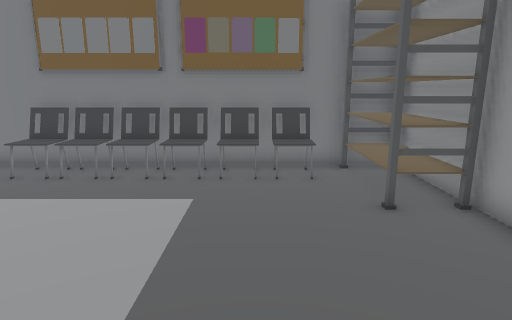
view 1 (above)

12 first-person views from a walk through a 3-D level made in the Unity game engine. The camera is 1.3 m above the floor, tilts 12° down and sees 75° across. The floor is counted in squares, 0.5 m on a side. Each view is taken from the middle of a square. On the plan, view 1 faces up. The plan holds only what a view shows up to about 20 squares ahead; the rest is blank. The player is left out. Some animated figures are left out.

view 2
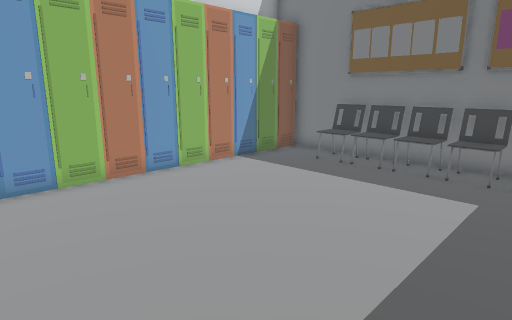

view 3
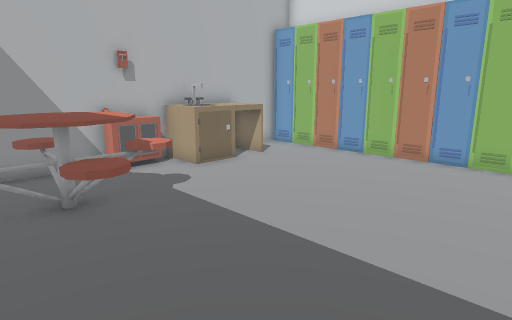

view 4
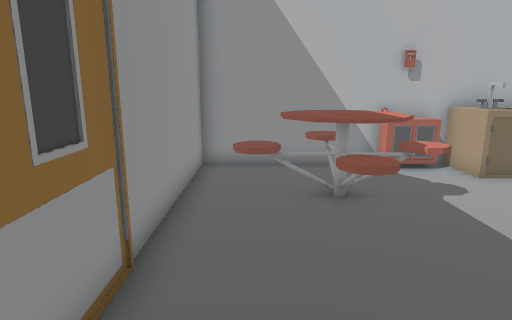

view 5
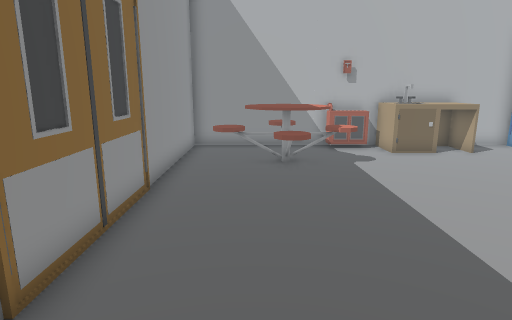

view 6
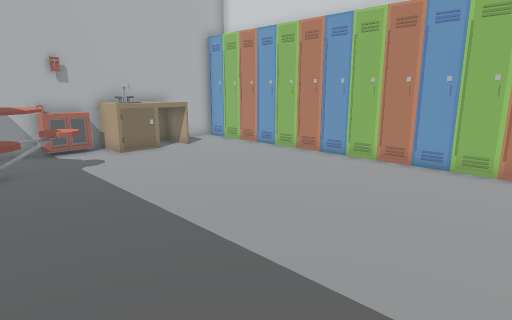

view 7
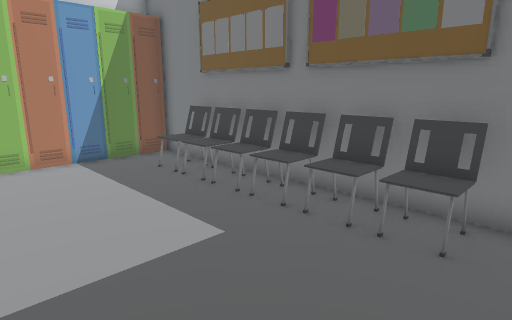

view 8
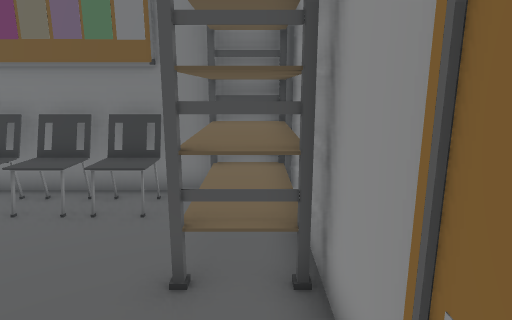

view 9
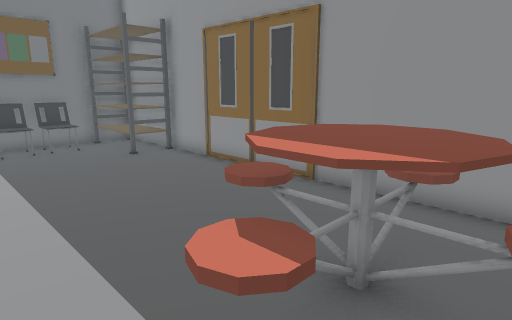

view 10
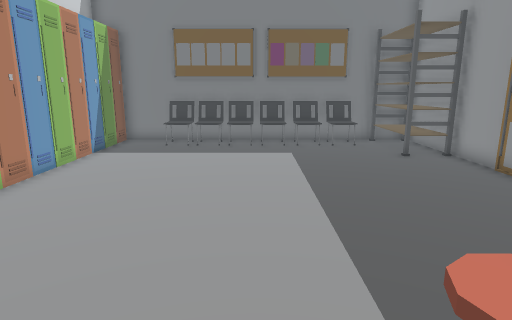

view 11
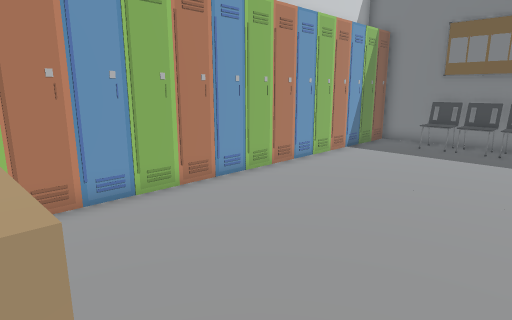

view 12
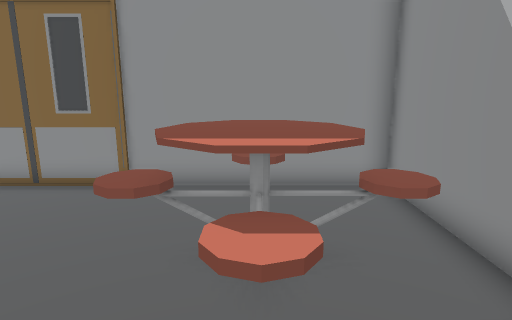

### Floor plan
Key: @ floor where view 1 was taken; # wall or solid block; . floor; = window, fence, low wall or low ledge; C chair; R rack; L locker; T table; O other object.
Columns run from 11 left of view 1 to 5 right of it. Each row starts with its distance up from view 1.
 12  ################
 11  L##COC#COOC#CRR#
 10  L..O.OO.OOOO.RR#
  9  L............RR#
  8  L............RR#
  7 LL............RR#
  6  L..............#
  5  L..............#
  4  L..............#
  3  L..............#
  2  L..............#
  1  L..............#
  0  L.........@....#
 -1  L..............#
 -2  L.........TT...#
 -3 LL.........TTT..#
 -4  L.......TTTTTT.#
 -5  L........TTTTT.#
 -6  L..TTTT...TT...#
 -7 LL  TTTTOOO=T  ##
 -8  ##############

Where each view was taken, in squares from view 1:
view 1: 0 up, 0 right, facing up
view 2: 1 down, 0 right, facing up-left
view 3: 4 up, 3 right, facing down-left
view 4: 4 up, 3 right, facing down
view 5: 8 up, 2 right, facing down
view 6: 8 up, 2 right, facing down-left
view 7: 4 up, 3 right, facing up-left
view 8: 3 up, 4 right, facing up
view 9: 6 down, 3 left, facing up-right
view 10: 6 down, 3 left, facing up
view 11: 6 down, 2 left, facing up-left
view 12: 4 down, 4 left, facing right
